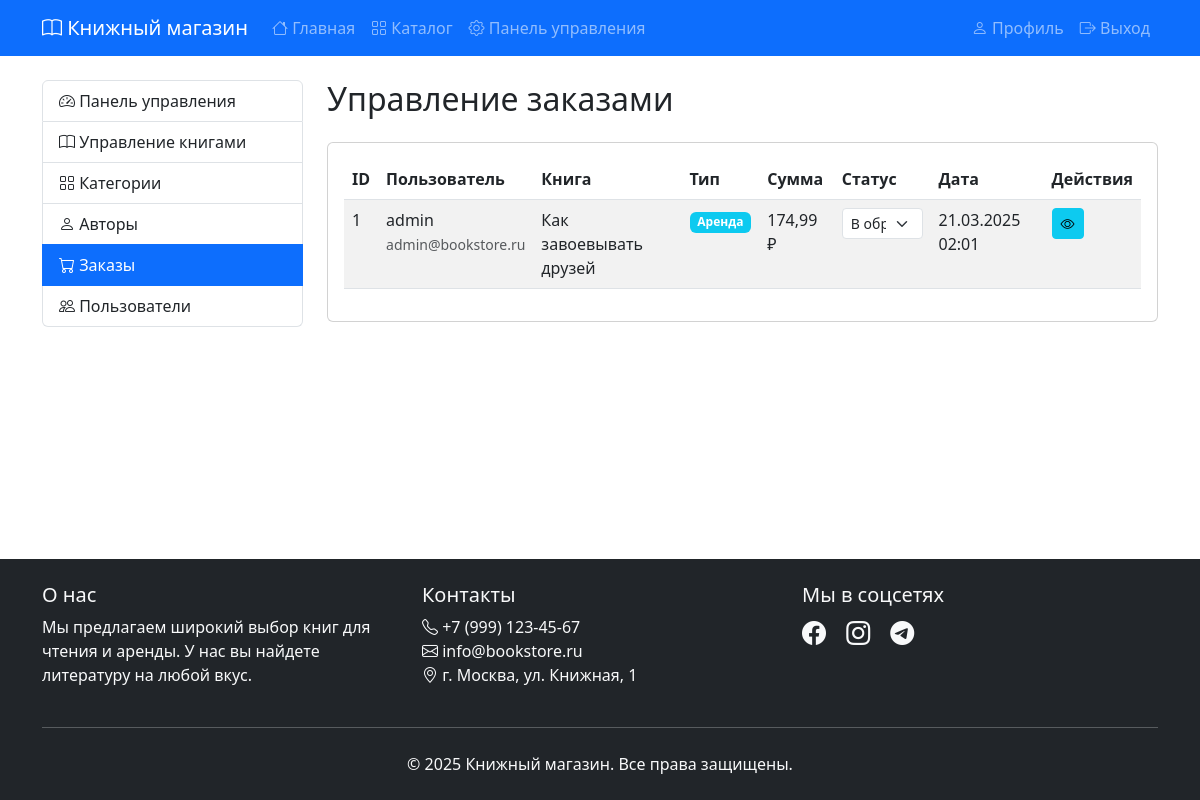
The app's page /admin/orders.php (signed in) with its own data.
### tables this page shows
CREATE TABLE `orders` (
  `id` int NOT NULL AUTO_INCREMENT,
  `user_id` int NOT NULL,
  `book_id` int NOT NULL,
  `type` enum('purchase','rent') NOT NULL,
  `total_price` decimal(10,2) NOT NULL,
  `rental_start_date` date DEFAULT NULL,
  `rental_end_date` date DEFAULT NULL,
  `status` enum('pending','completed','cancelled') DEFAULT 'pending',
  `created_at` timestamp NULL DEFAULT CURRENT_TIMESTAMP,
  PRIMARY KEY (`id`),
  KEY `user_id` (`user_id`),
  KEY `book_id` (`book_id`),
  CONSTRAINT `orders_ibfk_1` FOREIGN KEY (`user_id`) REFERENCES `users` (`id`),
  CONSTRAINT `orders_ibfk_2` FOREIGN KEY (`book_id`) REFERENCES `books` (`id`)
);

CREATE TABLE `users` (
  `id` int NOT NULL AUTO_INCREMENT,
  `username` varchar(50) NOT NULL,
  `password` varchar(255) NOT NULL,
  `email` varchar(100) NOT NULL,
  `full_name` varchar(100) DEFAULT NULL,
  `is_admin` tinyint(1) DEFAULT '0',
  `is_active` tinyint(1) DEFAULT '1',
  `created_at` timestamp NULL DEFAULT CURRENT_TIMESTAMP,
  PRIMARY KEY (`id`),
  UNIQUE KEY `username` (`username`),
  UNIQUE KEY `email` (`email`)
);

CREATE TABLE `books` (
  `id` int NOT NULL AUTO_INCREMENT,
  `title` varchar(255) NOT NULL,
  `author_id` int DEFAULT NULL,
  `category_id` int DEFAULT NULL,
  `description` text,
  `price` decimal(10,2) NOT NULL,
  `rental_price_2weeks` decimal(10,2) DEFAULT NULL,
  `rental_price_1month` decimal(10,2) DEFAULT NULL,
  `rental_price_3months` decimal(10,2) DEFAULT NULL,
  `publication_year` int DEFAULT NULL,
  `cover_image` varchar(255) DEFAULT '/assets/images/default-book.jpg',
  `stock_quantity` int DEFAULT '0',
  `is_available` tinyint(1) DEFAULT '1',
  `created_at` timestamp NULL DEFAULT CURRENT_TIMESTAMP,
  PRIMARY KEY (`id`),
  KEY `author_id` (`author_id`),
  KEY `category_id` (`category_id`),
  CONSTRAINT `books_ibfk_1` FOREIGN KEY (`author_id`) REFERENCES `authors` (`id`),
  CONSTRAINT `books_ibfk_2` FOREIGN KEY (`category_id`) REFERENCES `categories` (`id`)
);

### config.php (called while the page is built, shortened)
<?php
function formatPrice($price) {
    return number_format($price, 2, ',', ' ') . ' ₽';
}

### admin/orders.php (the view, shortened to what this page needs)
<?php
require_once '../includes/header.php';
$orders = $pdo->query("
    SELECT o.*,
           u.username, u.email,
           b.title as book_title
    FROM orders o
    JOIN users u ON o.user_id = u.id
    JOIN books b ON o.book_id = b.id
    ORDER BY o.created_at DESC
")->fetchAll();
?>
<div class="row">
    <div class="col-md-3 mb-4">
        <div class="list-group">
            <a href="/admin/" class="list-group-item list-group-item-action">
                <i class="bi bi-speedometer2"></i> Панель управления
            </a>
            <a href="/admin/books.php" class="list-group-item list-group-item-action">
                <i class="bi bi-book"></i> Управление книгами
            </a>
            <a href="/admin/categories.php" class="list-group-item list-group-item-action">
                <i class="bi bi-grid"></i> Категории
            </a>
            <a href="/admin/authors.php" class="list-group-item list-group-item-action">
                <i class="bi bi-person"></i> Авторы
            </a>
            <a href="/admin/orders.php" class="list-group-item list-group-item-action active">
                <i class="bi bi-cart"></i> Заказы
            </a>
            <a href="/admin/users.php" class="list-group-item list-group-item-action">
                <i class="bi bi-people"></i> Пользователи
            </a>
        </div>
    </div>
    <div class="col-md-9">
        <h2 class="mb-4">Управление заказами</h2>
        <div class="card">
            <div class="card-body">
                <div class="table-responsive">
                    <table class="table table-striped">
                        <thead>
                            <tr>
                                <th>ID</th>
                                <th>Пользователь</th>
                                <th>Книга</th>
                                <th>Тип</th>
                                <th>Сумма</th>
                                <th>Статус</th>
                                <th>Дата</th>
                                <th>Действия</th>
                            </tr>
                        </thead>
                        <tbody>
                            <?php foreach ($orders as $order): ?>
                            <tr>
                                <td><?php echo $order['id']; ?></td>
                                <td>
                                    <?php echo htmlspecialchars($order['username']); ?><br>
                                    <small class="text-muted"><?php echo htmlspecialchars($order['email']); ?></small>
                                </td>
                                <td><?php echo htmlspecialchars($order['book_title']); ?></td>
                                <td>
                                    <?php if ($order['type'] === 'purchase'): ?>
                                        <span class="badge bg-primary">Покупка</span>
                                    <?php else: ?>
                                        <span class="badge bg-info">Аренда</span>
                                    <?php endif; ?>
                                </td>
                                <td><?php echo formatPrice($order['total_price']); ?></td>
                                <td>
                                    <form method="POST" class="status-form">
                                        <select name="status" class="form-select form-select-sm status-select"
                                                onchange="this.form.submit()">
                                            <option value="pending" <?php echo $order['status'] === 'pending' ? 'selected' : ''; ?>>
                                                В обработке
                                            </option>
                                        </select>
                                    </form>
                                </td>
                                <td><?php echo date('d.m.Y H:i', strtotime($order['created_at'])); ?></td>
                                <td>
                                    <button class="btn btn-sm btn-info view-order"
                                            data-bs-toggle="modal"
                                            data-bs-target="#orderModal"
                                            data-order='<?php echo json_encode($order); ?>'>
                                        <i class="bi bi-eye"></i>
                                    </button>
                                </td>
                            </tr>
                            <?php endforeach; ?>
                        </tbody>
                    </table>
                </div>
            </div>
        </div>
    </div>
</div>
<?php require_once '../includes/footer.php'; ?>

### assets/css/style.css (style rules this page uses)
:root { --primary-color: #0d6efd; --secondary-color: #6c757d; }
body { min-height: 100vh; display: flex; flex-direction: column; }

### records on screen
orders: id "1", user.username "admin", user.email "admin@bookstore.ru", book.title "Как завоевывать друзей", type "Аренда", total_price "174,99 ₽", status "В обработке", created_at "21.03.2025 02:01"
